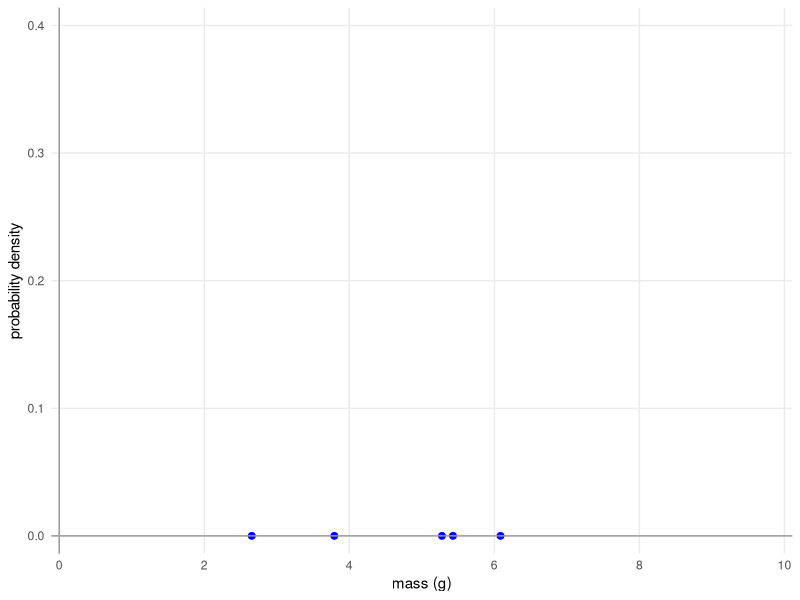
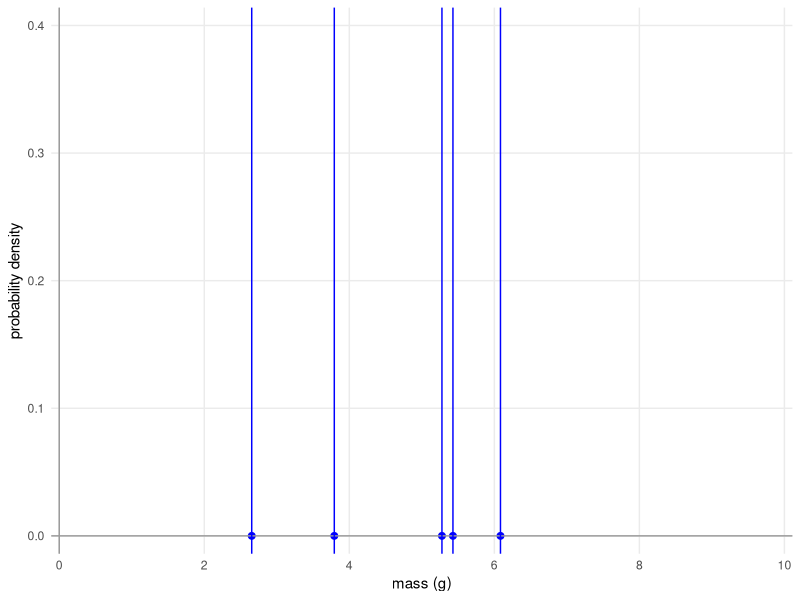
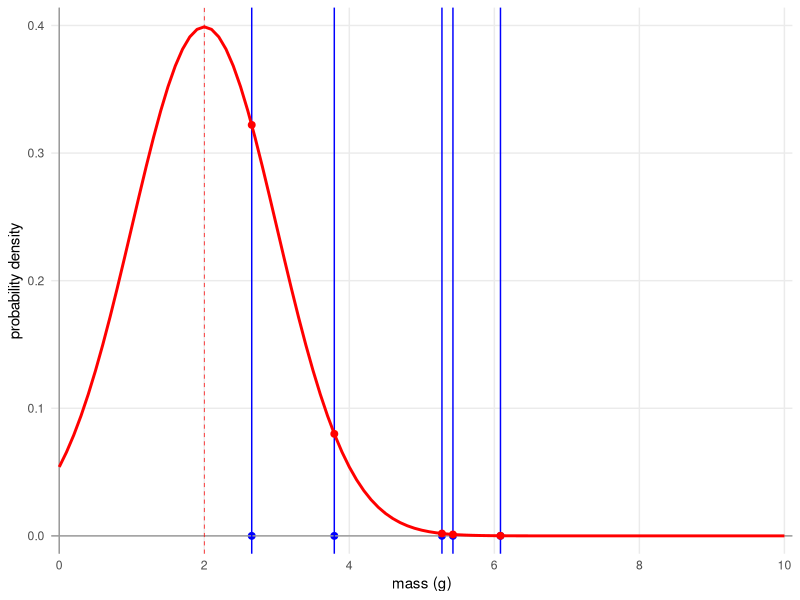
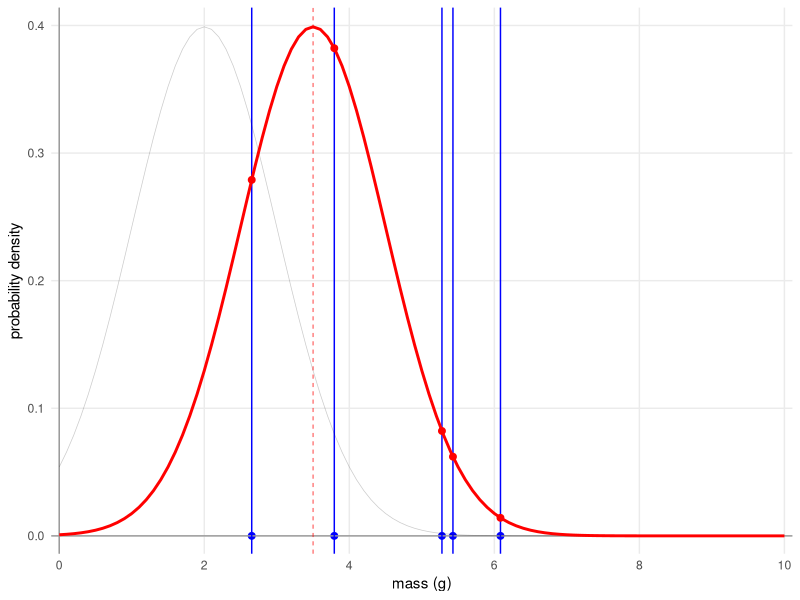
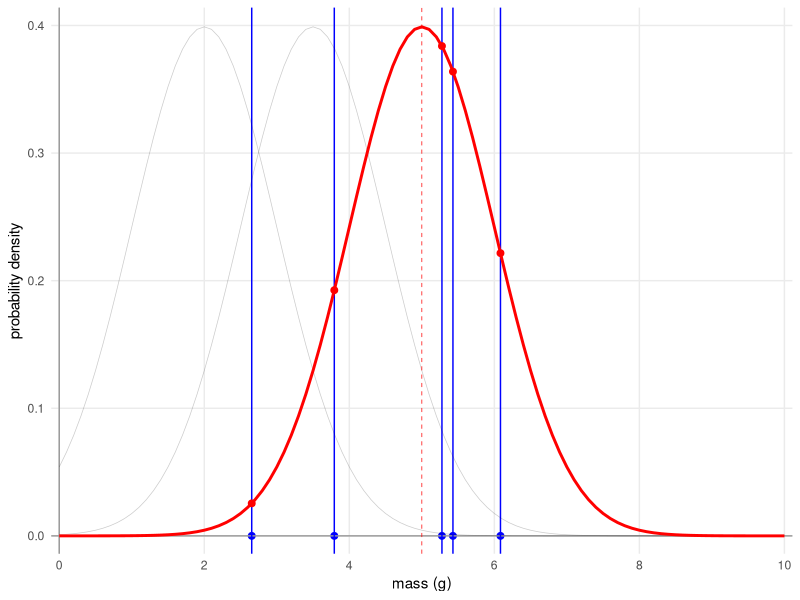
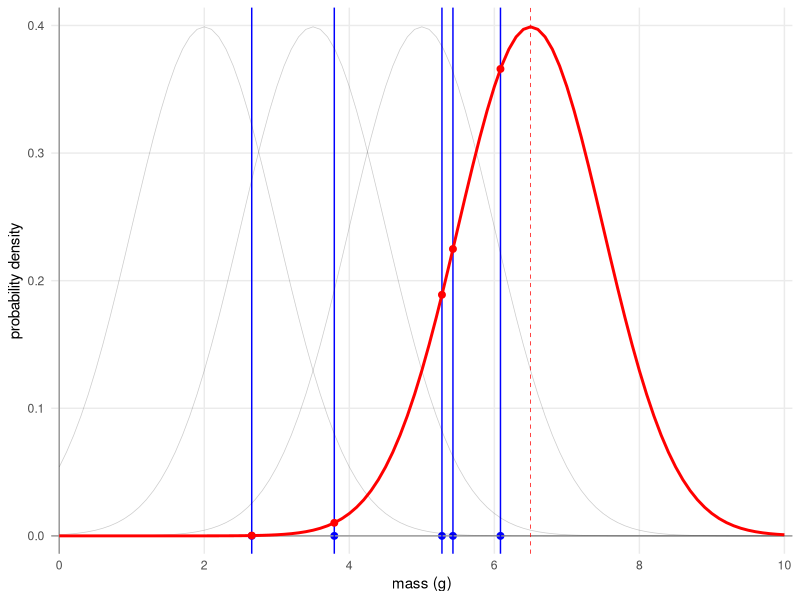

Recreate these plots in R, in order.
## ---- chunk 1
knitr::opts_chunk$set(echo = TRUE)
library(tidyverse)
## ---- chunk 2
set.seed(1234)

df1 <- data.frame(x = rnorm(n = 5, mean = 5, sd = 1))

p0 <- ggplot(df1, aes(x = x)) +
  geom_point(y = 0, color = 'blue', size = 2) +
  geom_hline(yintercept = 0, color = 'grey60', size = .5) +
  geom_vline(xintercept = 0, color = 'grey60', size = .5) +
  scale_x_continuous(limits = c(0, 10), breaks = seq(0, 10, 2), expand = c(0.01, 0.01)) +
  scale_y_continuous(limits = c(0, 0.4), expand = c(0.01, 0.01)) +
  theme_minimal() +
  theme(panel.grid.minor = element_blank()) +
  labs(x = 'mass (g)',
       y = 'probability density')
p0

p1 <- p0 + geom_vline(aes(xintercept = x), color = 'blue')

p1

p1 + 
  geom_function(fun = ~dnorm(.x, mean = 2), color = 'red', size = 1) +
  geom_point(aes(y = dnorm(x, mean = 2)), color = 'red', size = 2) +
  geom_vline(xintercept = 2, color = 'red', linetype = 'dashed', size = .25)
p1 + 
  geom_function(fun = ~dnorm(.x, mean = 2), color = 'black', alpha = .2, size = .25) +
  geom_function(fun = ~dnorm(.x, mean = 3.5), color = 'red', size = 1) +
  geom_point(aes(y = dnorm(x, mean = 3.5)), color = 'red', size = 2) +
  geom_vline(xintercept = 3.5, color = 'red', linetype = 'dashed', size = .25)

p1 + 
  geom_function(fun = ~dnorm(.x, mean = 2), color = 'black', alpha = .2, size = .25) +
  geom_function(fun = ~dnorm(.x, mean = 3.5), color = 'black', alpha = .2, size = .25) +
  geom_function(fun = ~dnorm(.x, mean = 5), color = 'red', size = 1) +
  geom_point(aes(y = dnorm(x, mean = 5)), color = 'red', size = 2) +
  geom_vline(xintercept = 5, color = 'red', linetype = 'dashed', size = .25)

p1 + 
  geom_function(fun = ~dnorm(.x, mean = 2), color = 'black', alpha = .2, size = .25) +
  geom_function(fun = ~dnorm(.x, mean = 3.5), color = 'black', alpha = .2, size = .25) +
  geom_function(fun = ~dnorm(.x, mean = 5), color = 'black', alpha = .2, size = .25) +
  geom_function(fun = ~dnorm(.x, mean = 6.5), color = 'red', size = 1) +
  geom_point(aes(y = dnorm(x, mean = 6.5)), color = 'red', size = 2) +
  geom_vline(xintercept = 6.5, color = 'red', linetype = 'dashed', size = .25)

x <- df1$x %>% sort()
pvec_2 <- dnorm(x, mean = 2); prod(pvec_2)
pvec_3.5 <- dnorm(x, mean = 3.5); prod(pvec_3.5)
pvec_5 <- dnorm(x, mean = 5); prod(pvec_5)
pvec_6.5 <- dnorm(x, mean = 6.5); prod(pvec_6.5)

